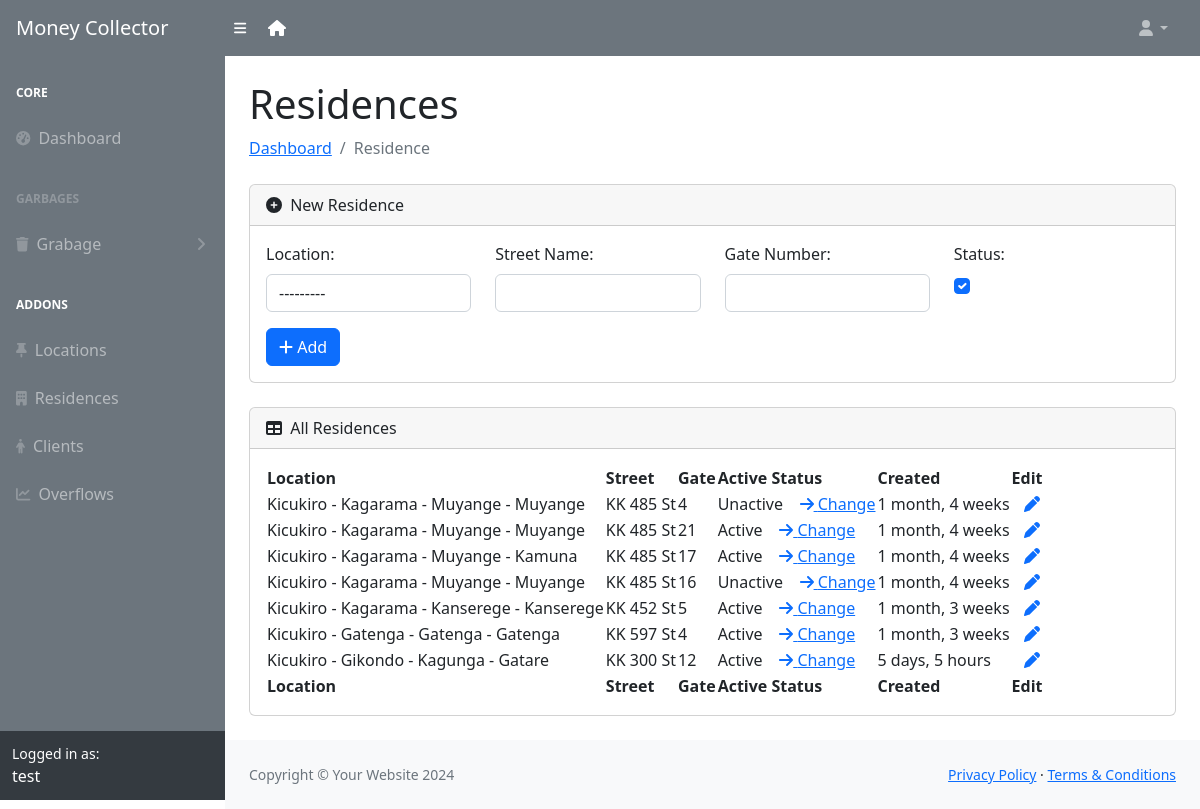
The app's page /residence/ (signed in) with its own data.
### app/models.py (models this page shows, shortened)
class User(AbstractUser):
    class Role(models.TextChoices):
        MCOLLECTOR = "MCOLLECTOR", "Money Collector"
        ADMIN = "ADMIN", "Admin"
    role = models.CharField(max_length=50, choices=Role.choices)
    phone_number = models.CharField(validators=[phone_regex], max_length=13, unique=True, null=True)
    groups = models.ManyToManyField(
        'auth.Group',
        related_name='users',
        blank=True,
        help_text='The groups this user belongs to.'
    )
    user_permissions = models.ManyToManyField(
        'auth.Permission',
        related_name='users',
        blank=True,
        help_text='Specific permissions for this user.'
    )

class Residence(models.Model):
    location = models.ForeignKey(Location, on_delete=models.CASCADE)
    streetName = models.CharField(validators=[street_regex], max_length=9)
    gateNumber = models.CharField(max_length=10, null=True, blank=True)
    status = models.BooleanField(default = 1)
    created_at = models.DateTimeField(auto_now_add=True)
    class Meta:
        constraints = [UniqueConstraint(fields=['location', 'streetName', 'gateNumber'], name='unique_residence_combination')]
        ordering = ["created_at"]

class Location(models.Model):
    district = models.ForeignKey(District, on_delete=models.SET_NULL, null=True, blank=True)
    sector = models.ForeignKey(Sector, on_delete=models.SET_NULL, null=True, blank=True)
    cell = models.ForeignKey(Cell, on_delete=models.SET_NULL, null=True, blank=True)
    village = models.ForeignKey(Village, on_delete=models.SET_NULL, null=True, blank=True)
    created_at = models.DateTimeField(auto_now_add=True)
    class Meta:
        constraints = [UniqueConstraint(fields=['district', 'sector', 'cell', 'village'], name='unique_location_combination')]
        ordering = ["created_at"]
    def __str__(self):
        return f"{self.district} - {self.sector} - {self.cell} - {self.village}"

class District(models.Model):
    name = models.CharField(max_length=40)
    def __str__(self):
        return self.name

class Sector(models.Model):
    district = models.ForeignKey(District, on_delete=models.CASCADE)
    name = models.CharField(max_length=40)
    def __str__(self):
        return self.name

class Cell(models.Model):
    district = models.ForeignKey(District, on_delete=models.CASCADE)
    sector = models.ForeignKey(Sector, on_delete=models.CASCADE)
    name = models.CharField(max_length=40)
    def __str__(self):
        return self.name

class Village(models.Model):
    district = models.ForeignKey(District, on_delete=models.CASCADE)
    sector = models.ForeignKey(Sector, on_delete=models.CASCADE)
    cell = models.ForeignKey(Cell, on_delete=models.CASCADE)
    name = models.CharField(max_length=40)
    def __str__(self):
        return self.name

### app/views.py (the view)
# urls.py: path('residence/', views.residence, name="residence"),
@role_required(['ADMIN', 'MCOLLECTOR'])
def residence(request):
    residences = Residence.objects.all()
    if request.method == 'POST':
        form = ResidenceForm(request.POST)
        if form.is_valid():
            residence = form.save()
            messages.success(request, f"New Residence {residence} Added")
            form = ResidenceForm()
        else:
            messages.error(request, f"{form.errors}")
    else:
        form = ResidenceForm()
    context = {'form': form, 'residences': residences}
    return render(request, 'adminn/residence.html', context)

### app/forms.py
class ResidenceForm(forms.ModelForm):
    class Meta:
        model = Residence
        fields = '__all__'
        widgets={
            'location': forms.Select(attrs={'class': 'form-control'}),
            'streetName': forms.TextInput(attrs={'class': 'form-control'}),
            'gateNumber': forms.TextInput(attrs={'class': 'form-control'}),
            'status': forms.CheckboxInput(attrs={'class': 'form-check-input'}),
        }

### app/views.py (called while the page is built)
def role_required(allowed_roles):
    def decorator(view_func):
        @wraps(view_func)
        def _wrapped_view(request, *args, **kwargs):
            if request.user.is_authenticated and request.user.role in allowed_roles:
                return view_func(request, *args, **kwargs)
            return redirect('403')
        return _wrapped_view
    return decorator

### app/templates/app/adminn/residence.html (shortened to what this page needs)
{% load static %}
{% if request.user.role == "ADMIN" %}
    {% include 'adminn/includes/header.html' %}
{% else %}
    {% include 'mcollector/includes/header.html' %}
{% endif %}
            <div id="layoutSidenav_content">
                <main>
                    <div class="container-fluid px-4">
                        <h1 class="mt-4">Residences</h1>
                        <ol class="breadcrumb mb-4">
                            <li class="breadcrumb-item active"><a href="{% url 'admin-home' %}">Dashboard</a></li>
                            <li class="breadcrumb-item active">Residence</li>
                        </ol>
                        <div class="card mb-4">
                            <div class="card-header">
                                <i class="fas fa-plus-circle me-1"></i>
                                New Residence
                            </div>
                            <div class="card-body">
                                <form method="POST" class="row">
                                    <div class="col-md-3">
                                      <label for="location" class="form-label">Location:</label>
                                      {{ form.location }}
                                    </div>
                                    <div class="col-md-3">
                                        <label for="streetName" class="form-label">Street Name:</label>
                                        {{ form.streetName }}
                                    </div>
                                    <div class="col-md-3">
                                        <label for="gateNumber" class="form-label">Gate Number:</label>
                                        {{ form.gateNumber }}
                                    </div>
                                    <div class="col-md-3">
                                        <label for="status" class="form-label">Status:</label><br>
                                        {{ form.status }}
                                    </div>
                                    <div class="col-md-12 mt-3">
                                        <button type="submit" class="btn btn-primary"><i class="fas fa-plus"></i> Add</button>
                                      </div>
                                </form>
                            </div>
                        </div>
                        <div class="card mb-4">
                          <div class="card-header">
                              <i class="fas fa-table me-1"></i>
                              All Residences
                          </div>
                          <div class="card-body">
                            <table id="datatablesSimple">
                              <thead>
                                  <tr>
                                      <th>Location</th>
                                      <th>Street</th>
                                      <th>Gate</th>
                                      <th>Active Status</th>
                                      <th>Created</th>
                                      <th>Edit</th>
                                  </tr>
                              </thead>
                              <tfoot>
                                <tr>
                                    <th>Location</th>
                                    <th>Street</th>
                                    <th>Gate</th>
                                    <th>Active Status</th>
                                    <th>Created</th>
                                    <th>Edit</th>
                                </tr>
                              </tfoot>
                              <tbody>
                                  {% for residence in residences %}
                                  <tr>
                                      <td>{{ residence.location }}</td>
                                      <td>{{ residence.streetName }}</td>
                                      <td>{{ residence.gateNumber }}</td>
                                      {% if  residence.status %}
                                        <td> Active &nbsp &nbsp<a href="{% url 'change-residence'  residence.id %}"><i class="fa fa-arrow-right"></i> Change </a></td>
                                      {% else %}
                                        <td> Unactive &nbsp &nbsp<a href="{% url 'change-residence'  residence.id %}"><i class="fa fa-arrow-right"></i> Change </a></td>
                                      {% endif %}
                                      <td>{{ residence.created_at | timesince }}</td>
                                      <td>&nbsp &nbsp<a href="{% url 'edit-residence' residence.id %}"><i class="fa fa-pen"></i></a></td>
                                  </tr>
                                  {% endfor %}
                              </tbody>
                            </table>
                            </div>
                        </div>
                    </div>
                </main>
{% include 'adminn/includes/footer.html' %}

### app/templates/app/mcollector/includes/header.html (shortened to what this page needs)
{% load static %}
<!DOCTYPE html>
<html lang="en">
    <head>
        <link href="https://cdn.jsdelivr.net/npm/simple-datatables@7.1.2/dist/style.min.css" rel="stylesheet" />
        <link href="{% static 'adminn/css/styles.css' %}" rel="stylesheet" />
    </head>
    <body class="sb-nav-fixed">
        <nav class="sb-topnav navbar navbar-expand navbar-dark bg-secondary">
            <a class="navbar-brand ps-3" href="{% url 'admin-home' %}">Money Collector</a>
            <button class="btn btn-link btn-sm order-1 order-lg-0 me-4 me-lg-0" id="sidebarToggle" href="#!"><i class="fas fa-bars text-white"></i></button>&nbsp;&nbsp;&nbsp;
            <a href="/" class="text-white"><i class="fas fa-house"></i></a>
            <ul class="navbar-nav ms-auto ms-md-0 me-3 me-lg-4">
                <li class="nav-item dropdown">
                    <a class="nav-link dropdown-toggle" id="navbarDropdown" href="#" role="button" data-bs-toggle="dropdown" aria-expanded="false"><i class="fas fa-user fa-fw"></i></a>
                </li>
            </ul>
        </nav>
        <div id="layoutSidenav">
            <div id="layoutSidenav_nav">
                <nav class="sb-sidenav accordion sb-sidenav-dark bg-secondary " id="sidenavAccordion">
                    <div class="sb-sidenav-menu">
                        <div class="nav">
                            <div class="sb-sidenav-menu-heading text-white">Core</div>
                            <a class="nav-link" href="{% url 'admin-home' %}">
                                <div class="sb-nav-link-icon"><i class="fas fa-tachometer-alt"></i></div>
                                Dashboard
                            </a>
                            <div class="sb-sidenav-menu-heading">Garbages</div>
                            <a class="nav-link collapsed" href="#" data-bs-toggle="collapse" data-bs-target="#collapseLayouts" aria-expanded="false" aria-controls="collapseLayouts">
                                <div class="sb-nav-link-icon"><i class="fas fa-trash"></i></div>
                                Grabage
                                <div class="sb-sidenav-collapse-arrow"><i class="fas fa-angle-down"></i></div>
                            </a>
                            <div class="sb-sidenav-menu-heading text-white">Addons</div>
                            <a class="nav-link" href="{% url 'locations' %}">
                                <div class="sb-nav-link-icon"><i class="fas fa-thumb-tack"></i></div>
                                Locations
                            </a>
                            <a class="nav-link" href="{% url 'residence' %}">
                                <div class="sb-nav-link-icon"><i class="fas fa-building"></i></div>
                                Residences
                            </a>
                            <a class="nav-link" href="{% url 'clients' %}">
                                <div class="sb-nav-link-icon"><i class="fas fa-male"></i></div>
                                Clients
                            </a>
                            <a class="nav-link" href="{% url 'overflow' %}">
                                <div class="sb-nav-link-icon"><i class="fas fa-line-chart"></i></div>
                                Overflows
                            </a>
                        </div>
                    </div>
                    <div class="sb-sidenav-footer text-white">
                        <div class="small">Logged in as:</div>
                        {{ request.user }}
                    </div>
                </nav>
            </div>

### records on screen
User: user "test"
Residence: location "Kicukiro - Kagarama - Muyange - Muyange", streetName "KK 485 St", gateNumber "4", status "Unactive", created_at "1 month, 4 weeks"
Residence: location "Kicukiro - Kagarama - Muyange - Muyange", streetName "KK 485 St", gateNumber "21", status "Active", created_at "1 month, 4 weeks"
Residence: location "Kicukiro - Kagarama - Muyange - Kamuna", streetName "KK 485 St", gateNumber "17", status "Active", created_at "1 month, 4 weeks"
Residence: location "Kicukiro - Kagarama - Muyange - Muyange", streetName "KK 485 St", gateNumber "16", status "Unactive", created_at "1 month, 4 weeks"
Residence: location "Kicukiro - Kagarama - Kanserege - Kanserege", streetName "KK 452 St", gateNumber "5", status "Active", created_at "1 month, 3 weeks"
Residence: location "Kicukiro - Gatenga - Gatenga - Gatenga", streetName "KK 597 St", gateNumber "4", status "Active", created_at "1 month, 3 weeks"
Residence: location "Kicukiro - Gikondo - Kagunga - Gatare", streetName "KK 300 St", gateNumber "12", status "Active", created_at "5 days, 5 hours"
